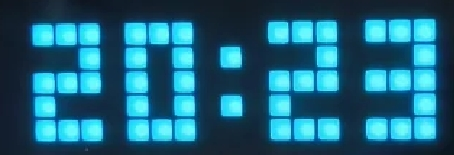
#> input picture design/assets/clock-pixel-reference.jpg, 454 x 155 px
$ python prepare_pixel_clock.py
#> lines starting #> are read from the running program, lines starting #| are printed output that depends on the picture
"""Extract the uploaded LED tile and build a live-clock thumbnail, not a fixed clock face."""
from pathlib import Path
from PIL import Image

ROOT = Path(__file__).resolve().parent
BACKGROUND = (8, 15, 24)
TILE_BACKGROUND = (21, 40, 59)
PATTERNS = ['111101101101111', '001001001001001', '111001111100111',
            '111001111001111', '101101111001001', '111100111001111',
            '111100111101111', '111001001001001', '111101111101111', '111101111001111']
POSITIONS = [0, 65, 164, 231]


def main():
    reference = ROOT / 'assets/clock-pixel-reference.jpg'
    source = Image.open(reference).convert('RGB')
#> source is the input picture: PIL image 454x155 RGB; mean R, G, B 29.5, 102.9, 127.6
    # The first colon is an isolated square, so the tile contains its own halo.
    crop = source.crop((210, 37, 252, 79)).resize((26, 26), Image.Resampling.LANCZOS)
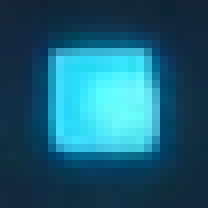
#> crop: PIL image 26x26 RGB (shown 8 times larger); mean R, G, B 27.7, 94.2, 118
    tile = Image.new('RGBA', crop.size)
#> tile: PIL image 26x26 RGBA; every value is 0
    values = []
    for index in range(26*26):
        rgb = crop.getpixel((index % 26, index // 26))
        alpha = max(0, *[(rgb[i] - TILE_BACKGROUND[i]) / (255 - TILE_BACKGROUND[i]) for i in range(3)])
        if alpha < .025:
            values.append((0, 0, 0, 0))
        else:
            color = tuple(min(255, max(0, round((rgb[i] - (1-alpha)*TILE_BACKGROUND[i]) / alpha))) for i in range(3))
            x, y = index % 26, index // 26
            fade = min(1, min(x+.5, y+.5, 25.5-x, 25.5-y) / 4)
            values.append((*color, round(alpha*fade*255)))
#> this loop made 676 passes
#> (alpha, color) on passes 61, 62, 63, 64, 65, 66, 67, 68, 83, 84, 85, 86: (0.0306, (0, 171, 255)), (0.0357, (0, 152, 255)), (0.0408, (0, 187, 255)), (0.0357, (0, 180, 255)), (0.0459, (0, 192, 255)), (0.0459, (0, 192, 255)), (0.0408, (0, 187, 255)), (0.0306, (0, 203, 255)), (0.0255, (0, 40, 255)), (0.0459, (0, 84, 255)), (0.051, (0, 138, 255)), (0.0459, (0, 171, 255))
#> (rgb, alpha) on passes 1 to 6: ((21, 39, 54), 0), ((20, 38, 54), 0), ((19, 37, 54), 0), ((19, 37, 55), 0), ((19, 36, 55), 0), ((18, 35, 56), 0)
#> after the loop, values = 676 items, first 6: (0, 0, 0, 0), (0, 0, 0, 0), (0, 0, 0, 0), (0, 0, 0, 0), (0, 0, 0, 0), (0, 0, 0, 0)
    tile.putdata(values)
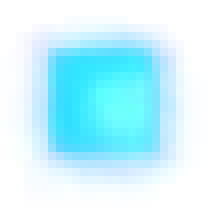
#> tile: PIL image 26x26 RGBA (shown 8 times larger); mean R, G, B, A 18.4, 151.4, 199.6, 75.3; transparent parts drawn white
    tile.save(ROOT / 'assets/clock-pixel-tile.png')
    frame = Image.new('RGBA', (320, 240), (*BACKGROUND, 255))
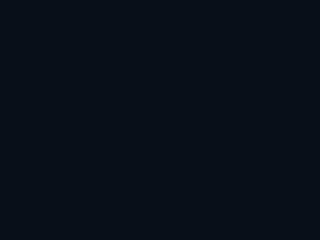
#> frame: PIL image 320x240 RGBA; mean R, G, B, A 8, 15, 24, 255
    for digit, x in zip('2023', POSITIONS):
        for cell, enabled in enumerate(PATTERNS[int(digit)]):
            if enabled == '1':
                frame.alpha_composite(tile, (20+x+cell%3*17-6, 49+cell//3*17-6))
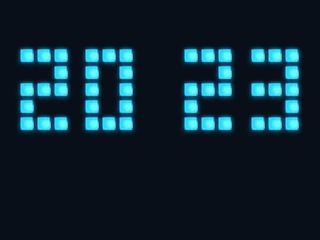
#> frame: PIL image 320x240 RGBA; mean R, G, B, A 13.8, 38.9, 50.8, 255
    for row in [1, 3]:
        frame.alpha_composite(tile, (20+131-6, 49+row*17-6))
    small = tile.resize((13, 13), Image.Resampling.LANCZOS)
    for digit, x in zip('42', [0, 34]):
        for cell, enabled in enumerate(PATTERNS[int(digit)]):
            if enabled == '1':
                frame.alpha_composite(small, (130+x+cell%3*9-3, 160+cell//3*9-3))
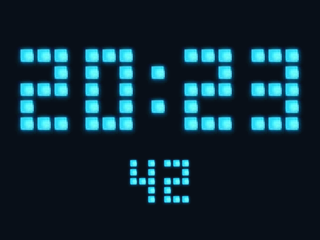
#> frame: PIL image 320x240 RGBA; mean R, G, B, A 14.7, 42.6, 55, 255
    frame.convert('RGB').save(ROOT / 'assets/clock-matrix-reference.jpg', quality=96)
    (ROOT / 'mockups').mkdir(exist_ok=True)
    frame.convert('RGB').save(ROOT / 'mockups/clock-matrix-320x240.png')
    print('Blue pixel clock: uploaded tile, 3x5 live digit grid, 320x240 preview ready.')


if __name__ == '__main__':
    main()
